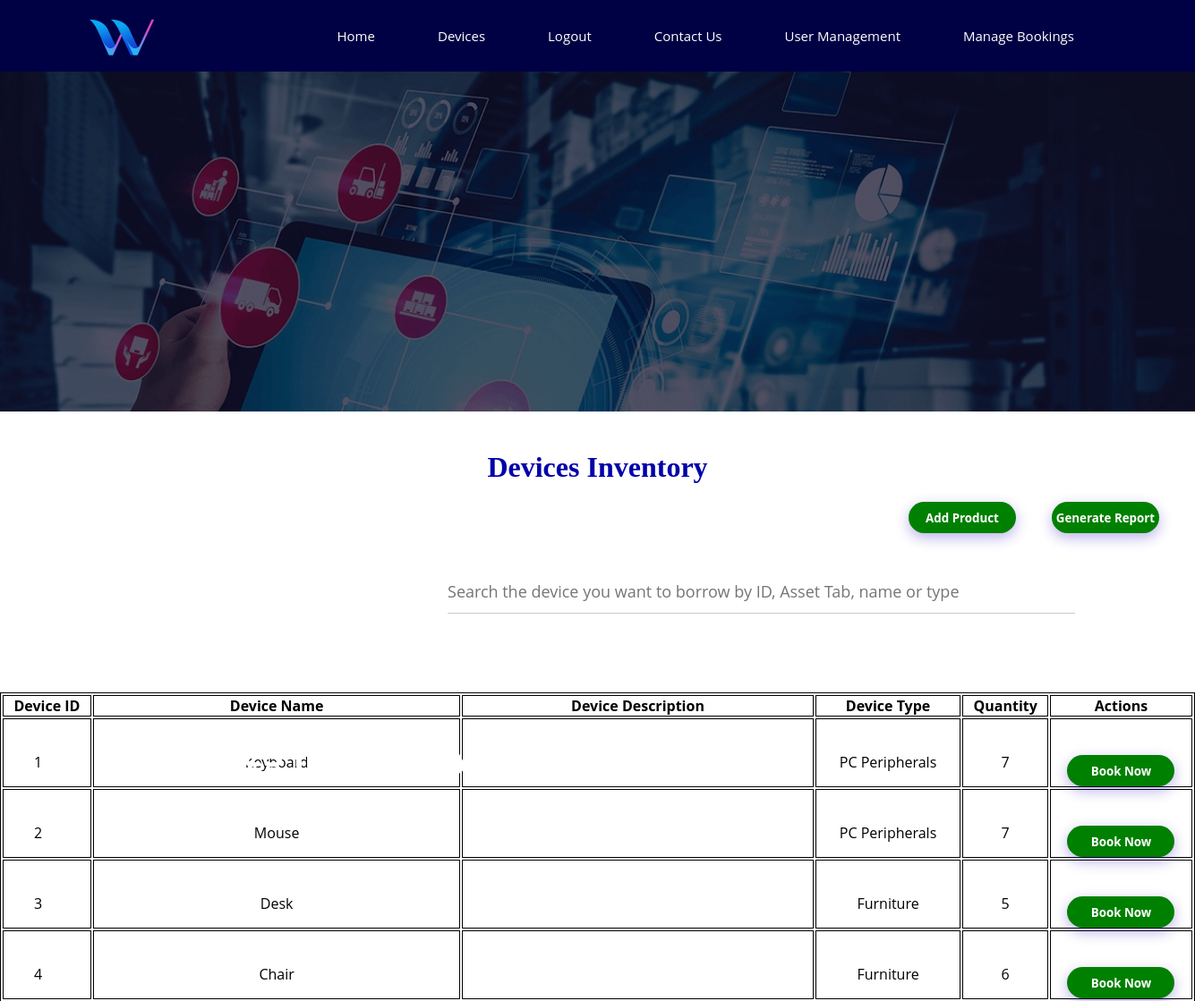
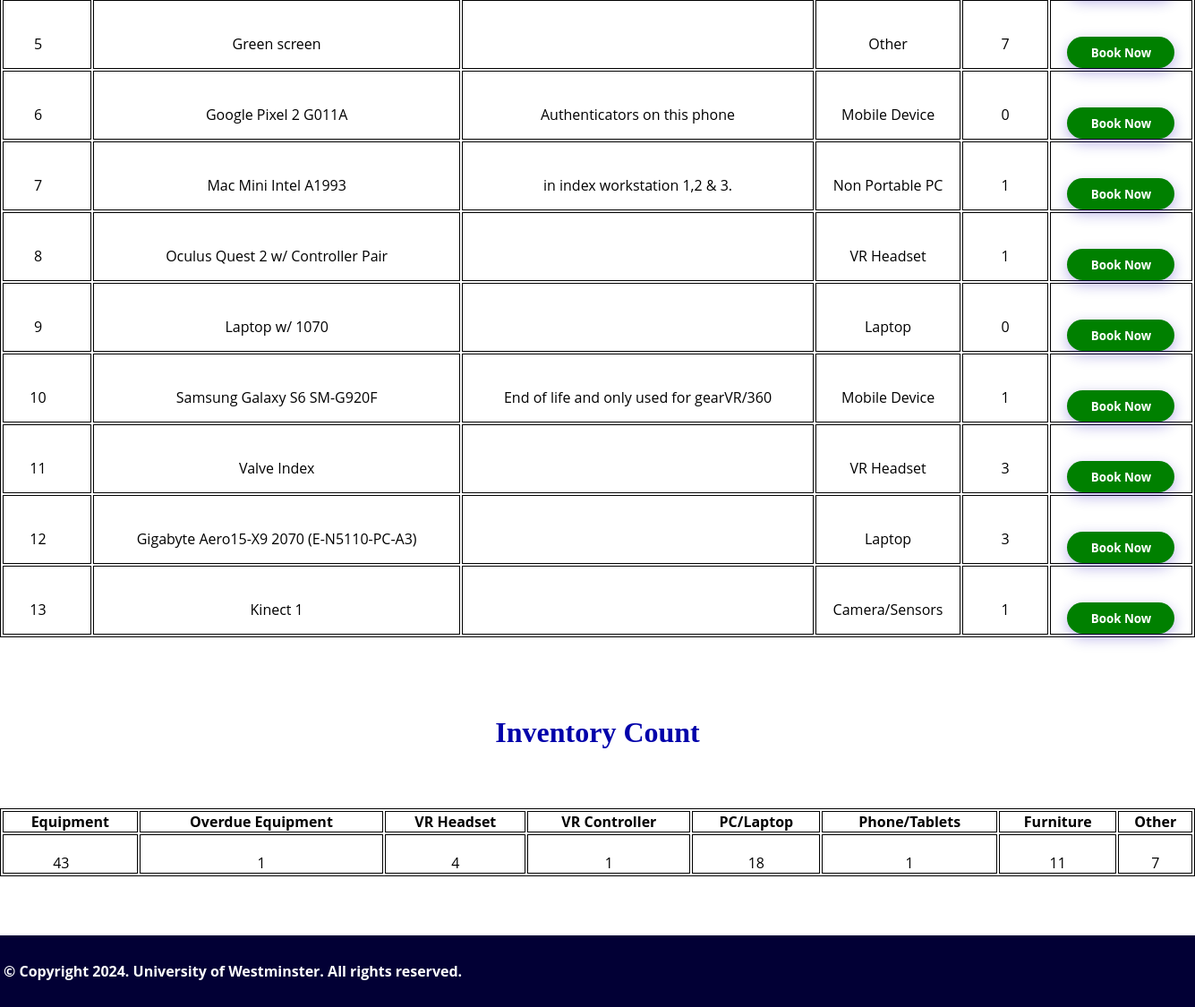
The page /devicesInventory/ on the database its author committed (2 pictures, top to bottom).
### AppOneSDG/models.py (models this page shows, shortened)
class Equipment(models.Model):
    equipId             = models.AutoField(verbose_name="Equipment ID", primary_key=True)
    equipName           = models.CharField(verbose_name="Equipment name", max_length=100)
    equipType           = models.CharField(verbose_name="Equipment type",max_length=100)
    equipQuantity       = models.IntegerField(verbose_name="Quantity for equipment", default=0)
    equipAudit          = models.DateField(verbose_name="Last audit for equipment")
    equipLocation       = models.CharField(verbose_name="Location of equipment", max_length=100)
    equipStatus         = models.CharField(verbose_name="Status of equipment", max_length=100, blank=True)
    equipComments       = models.TextField(verbose_name="Comments on equipment", blank=True)
    isOnsite            = models.BooleanField(default=False)

### AppOneSDG/views.py (the view)
# urls.py: path('devicesInventory/', views.devicesInventory, name='devicesInventory'),
def devicesInventory(request):
    equipments = Equipment.objects.all()
    context = {'equipments' : equipments}
    return render(request,"devices_admin.html", context)

### AppOneSDG/templates/devices_admin.html (shortened to what this page needs)
{% extends 'main_admin.html' %}
{% block extra_css %}
    <link rel="stylesheet" type="text/CSS" href="/static/AppOneSDG/contact-us.css">
{% endblock extra_css %}
{% block contentBody %}
<div class = "wrapper">
<div class = "overlay">
<div class = "text">
<h1 id = "intro">Devices Inventory </h1>
</div>
</div>
</div>
<br>
<br>
<h1 class = "title">Devices Inventory
<div>
    <button class = "bookingApprove" style = "background:green;font-weight:bold; float:right;margin-right:40px;margin-bottom:50px;">Generate Report</button>
    <a href = "/addProduct"><button class = "bookingApprove" style = "background:green;font-weight:bold; float:right;margin-right:40px;margin-bottom:50px;">Add Product</button></a>
</div>
</h1>
<br><br><br><br>
<form method = "GET" action="/action_page.php">
    <input type="search" id="gsearch" name="gsearch" placeholder = "Search the device you want to borrow by ID, Asset Tab, name or type" style = "width:701px;text-size:100px; height:40px;margin-left:500px;">
</form>
<br><br><br><br>
<table style = "width:100%" id = "currentBooking">
<tr>
<th>Device ID</th>
<th>Device Name</th>
<th>Device Description</th>
<th>Device Type</th>
<th> Quantity</th>
<th> Actions</th>
</tr>
{% for equipmentItem in equipments %}
<tr>
    <td>{{equipmentItem.equipId}}</td>
    <td>{{equipmentItem.equipName}}</td>
    <td>{{equipmentItem.equipComments}}</td>
    <td>{{equipmentItem.equipType}}</td>
    <td>{{equipmentItem.equipQuantity}}</td>
    <td>
        <button class = "bookingApprove" style = "background:green;font-weight:bold;">Book Now</button>
    </td>
</tr>
{% endfor %}
</table>
<br><br><br><br>
<h1 class = "title"> Inventory Count </h1>
<br><br><br>
<table style = "width:100%" id = "currentBooking">
<tr>
<th>Equipment</th>
<th>Overdue Equipment</th>
<th>VR Headset</th>
<th>VR Controller</th>
<th>PC/Laptop</th>
<th>Phone/Tablets</th>
<th> Furniture </th>
<th> Other </th>
</tr>
<tr>
<td>43</td>
<td>1</td>
<td>4</td>
<td>1</td>
<td>18</td>
<td>1</td>
<td> 11 </td>
<td> 7 </td>
</tr>
</table>
<br><br><br>
{% endblock contentBody %}

### AppOneSDG/static/AppOneSDG/mystylesheetSDG.css (style rules this page uses)
* { margin: 0; padding: 0; box-sizing: border-box; font-family: 'Open Sans', sans-serif; list-style: none; text-decoration: none; }
body { background: white; }
.bookingApprove { background:pink; }

### AppOneSDG/static/AppOneSDG/contact-us.css (style rules this page uses)
.wrapper { background: url("background.jpeg"); display: flex; height: 380px; top: 0px; width: 100%; background-repeat: no-repeat; background-size: cover; }
#intro { position: absolute; top: 40%; left: 51%; width: 99%; height: 200px; transform: translate(-40%, -40%); display:flex; color: white; font-family: "Montserrat"; font-size: 40px; font-weight:bold; }
.title { color: #0000AA; font-weight: bold; text-align: center; font-family: "Arial Black"; font-weight: bold; }
.overlay { display: flex; height: 380px; top: 0px; width: 100%; background-repeat: no-repeat; background-size: cover; background-color: rgba(0,0,0,0.5); }
input { width:100%; border:none; border-bottom: 1px solid #ccc; outline:none; padding-bottom:5px; }
button { background: #1c00b5; width: 120px; border:none; outline:none; color: #fff; height: 35px; border-radius:30px; margin-top:20px; box-shadow: 0px 5px 15px 0px rgba(28,0,181,0.3); }
tr td:first-child { padding-right: 20px; }
tr td { padding-top:20px; }
#currentBooking { border: 1px solid black; text-align: center; height: 30px; margin:fixed; }
.bookingApprove { background:pink; }

### AppOneSDG/templates/devices_admin.html (style rules this page uses)
#currentBooking,td,tr,th { border: 1px solid black; }
input::placeholder { font-size:18px; }

### rows shown on the page
Equipment: equipId "1", equipName "Keyboard", equipType "PC Peripherals", equipQuantity "7"
Equipment: equipId "2", equipName "Mouse", equipType "PC Peripherals", equipQuantity "7"
Equipment: equipId "3", equipName "Desk", equipType "Furniture", equipQuantity "5"
Equipment: equipId "4", equipName "Chair", equipType "Furniture", equipQuantity "6"
Equipment: equipId "5", equipName "Green screen", equipType "Other", equipQuantity "7"
Equipment: equipId "6", equipName "Google Pixel 2 G011A", equipComments "Authenticators on this phone", equipType "Mobile Device", equipQuantity "0"
Equipment: equipId "7", equipName "Mac Mini Intel A1993", equipComments "in index workstation 1,2 & 3.", equipType "Non Portable PC", equipQuantity "1"
Equipment: equipId "8", equipName "Oculus Quest 2 w/ Controller Pair", equipType "VR Headset", equipQuantity "1"
Equipment: equipId "9", equipName "Laptop w/ 1070", equipType "Laptop", equipQuantity "0"
Equipment: equipId "10", equipName "Samsung Galaxy S6 SM-G920F", equipComments "End of life and only used for gearVR/360", equipType "Mobile Device", equipQuantity "1"
Equipment: equipId "11", equipName "Valve Index", equipType "VR Headset", equipQuantity "3"
Equipment: equipId "12", equipName "Gigabyte Aero15-X9 2070 (E-N5110-PC-A3)", equipType "Laptop", equipQuantity "3"
Equipment: equipId "13", equipName "Kinect 1", equipType "Camera/Sensors", equipQuantity "1"
